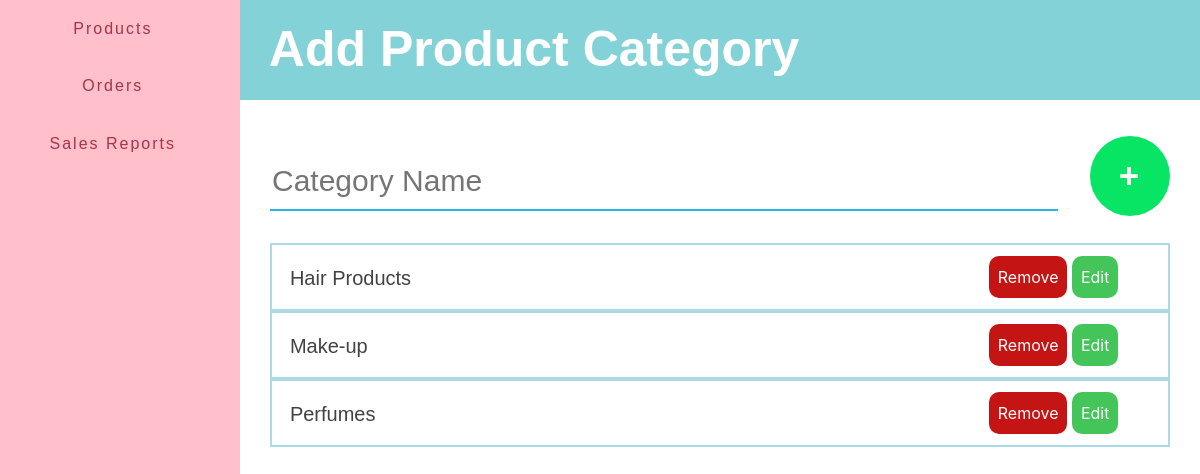
Page /add-category.php on the committed database.
### tables this page shows
CREATE TABLE `product_category` (
  `id` int(11) NOT NULL,
  `Category` varchar(255) NOT NULL
);

### php_inc/display.inc.php (called while the page is built, shortened)
<?php
    class display {
        private $db;
        public function __construct($db){
            $this->db = $db;
        }
        function displayCategory() {
            $stmt = $this->db->prepare('SELECT id,Category FROM product_category');
            $stmt->execute();
            $stmt->bind_result($id,$type);
            $categories =[];
            while($stmt->fetch()){
                array_push($categories,["productCategory"=>$type, "id"=>$id]);
            }
            return $categories;
        }
}

### add-category.php (the view, shortened to what this page needs)
<?php
require_once('autoload.php');
$productCategories = new Display($db);
?>
<!DOCTYPE html>
<html>
    <head>
        <link rel="stylesheet" href="https://maxcdn.bootstrapcdn.com/bootstrap/4.0.0/css/bootstrap.min.css">
        <link rel="stylesheet" type="text/css" media="screen" href="css/admin.css" />
    </head>
    <body>
        <div class="verticalnav">
            <ul class="navlist">
                <li><a href="admin-products.php" class="adminlinks">Products</a></li>
                <li><a href="admin-transaction.php" class="adminlinks">Orders</a></li>
                <li><a href="admin.php" class="adminlinks">Sales Reports</a></li>
            </ul>
        </div>
        <div class="prodheader">
            <h1 class="headtxt">Add Product Category</h1>
        </div>
        <div class="categoryform">
            <div class="cat-input">
            <form action="add-category.php"method ="post">
            <div class="cattxtbox">
                <input type="text" name="categories" placeholder="Category Name" class="catin">
            </div>
            <div class="catbtn">
                <input type="submit" name="AddCategorybtn" placeholder="Add Category" class="catsub" value="+"/>
            </div>
            </form>
            </div>
            <?php foreach($productCategories->displayCategory() as $categories): ?>
            <div class="catlistcontainer">
                <div class="catlist">
                    <p class="catnames"> <?= $categories["productCategory"] ?> </p>
                </div>
                <div class="catactions">
                <button class="catremove"  data-toggle="modal" data-target="#remove<?=$categories['id']?>">Remove</button>
                <button class="catedit"  data-toggle="modal" data-target="#CategoryEdit<?=$categories['id']?>">Edit</button>
                </div>
            </div>
            <?php endforeach; ?>
        </div>
    </body>
</html>

### css/admin.css (style rules this page uses)
body,html { margin:0; padding:0; background-color:white; height: 100%; }
.navlist { list-style-type:none; font-family:Arial, Helvetica, sans-serif; margin-top:0; padding-left:0; }
.navlist>li { padding-top:7%; padding-bottom:7%; text-align:center; padding-right:6%; }
.verticalnav { background-color:pink; float:left; width: 20%; margin-top:0; padding-bottom:2%; height:100%; overflow:hidden; position:fixed; }
.adminlinks { color:rgb(165, 51, 76); text-decoration:none; letter-spacing:2px; }
a { text-decoration: none; }
.prodheader { background-color:rgb(131, 210, 216); width:80%; height:100px; display:block; float:right; }
.headtxt { font-family:Arial, Helvetica, sans-serif; color:white; font-weight:bold; font-size:50px; display:block; margin-left:3%; margin-top:2%; }
.catnames { font-family:Arial, Helvetica, sans-serif; color:rgb(66, 66, 66); font-size:20px; margin-left:5%; }
.catlistcontainer { display:flex; width:100%; border:2px solid lightblue; border-top:2px solid lightblue; border-bottom:2px solid lightblue; border-collapse:collapse; }
.categoryform { float:right; width:75%; margin-right:2.5%; margin-top:3%; margin-bottom:3%; }
.catlist { float:left; width:40%; margin-top:2%; }
.catactions { display:inline-block; margin:auto; margin-right:0; width:20%; }
.cat-input { width:100%; margin-bottom:5%; }
.catin { font-family:Arial, Helvetica, sans-serif; border:none; border-bottom:2px solid rgb(49, 178, 230); background-color:transparent; font-size:30px; padding-bottom:1%; padding-top:3.5%; width:125%; margin-bottom:5%; }
.catsub { border:none; font-family:Arial, Helvetica, sans-serif; letter-spacing:2px; font-weight:bold; font-size:35px; background-color:rgb(8, 228, 100); color:white; width:80px; height:80px; border-radius:50px; cursor: pointer; }
.catremove { border:none; background-color:rgb(197, 20, 20); color:white; padding:5%; border-radius:10px; cursor:pointer; }
.catedit { border:none; background-color:rgb(68, 197, 90); color:white; padding:5%; border-radius:10px; cursor:pointer; }
.cattxtbox { display:block; float:left; width:70%; }
.catbtn { display:block; float:right; }

### rows in the picture
product_category: Category "Hair Products"
product_category: Category "Make-up"
product_category: Category "Perfumes"
